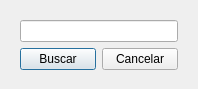
<?xml version="1.0" encoding="UTF-8"?>
<ui version="4.0">
 <class>Dialog</class>
 <widget class="QDialog" name="Dialog">
  <property name="geometry">
   <rect>
    <x>0</x>
    <y>0</y>
    <width>198</width>
    <height>89</height>
   </rect>
  </property>
  <property name="windowTitle">
   <string>Buscar</string>
  </property>
  <widget class="QWidget" name="layoutWidget">
   <property name="geometry">
    <rect>
     <x>20</x>
     <y>20</y>
     <width>158</width>
     <height>51</height>
    </rect>
   </property>
   <layout class="QGridLayout" name="gridLayout">
    <item row="0" column="0" colspan="2">
     <widget class="QLineEdit" name="nombre"/>
    </item>
    <item row="1" column="0">
     <widget class="QPushButton" name="boton_buscar">
      <property name="text">
       <string>Buscar</string>
      </property>
     </widget>
    </item>
    <item row="1" column="1">
     <widget class="QPushButton" name="Cancelbus">
      <property name="text">
       <string>Cancelar</string>
      </property>
     </widget>
    </item>
   </layout>
  </widget>
 </widget>
 <resources/>
 <connections/>
</ui>
